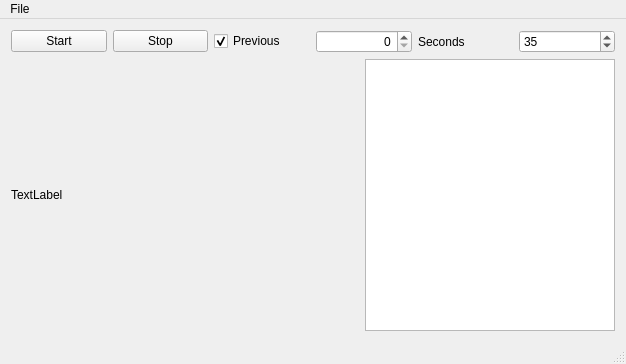
<?xml version="1.0" encoding="UTF-8"?>
<ui version="4.0">
 <class>MainWindow</class>
 <widget class="QMainWindow" name="MainWindow">
  <property name="geometry">
   <rect>
    <x>0</x>
    <y>0</y>
    <width>626</width>
    <height>364</height>
   </rect>
  </property>
  <property name="windowTitle">
   <string>MainWindow</string>
  </property>
  <widget class="QWidget" name="centralWidget">
   <layout class="QVBoxLayout" name="verticalLayout">
    <item>
     <layout class="QHBoxLayout" name="horizontalLayout">
      <item>
       <widget class="QPushButton" name="startButton">
        <property name="text">
         <string>Start</string>
        </property>
       </widget>
      </item>
      <item>
       <widget class="QPushButton" name="stopButton">
        <property name="text">
         <string>Stop</string>
        </property>
       </widget>
      </item>
      <item>
       <widget class="QCheckBox" name="previousCheck">
        <property name="text">
         <string>Previous</string>
        </property>
        <property name="checked">
         <bool>true</bool>
        </property>
       </widget>
      </item>
      <item>
       <widget class="QSpinBox" name="cameraLimit">
        <property name="layoutDirection">
         <enum>Qt::LeftToRight</enum>
        </property>
        <property name="alignment">
         <set>Qt::AlignRight|Qt::AlignTrailing|Qt::AlignVCenter</set>
        </property>
       </widget>
      </item>
      <item>
       <widget class="QLabel" name="label">
        <property name="text">
         <string>Seconds</string>
        </property>
       </widget>
      </item>
      <item>
       <widget class="QSpinBox" name="threshold">
        <property name="suffix">
         <string/>
        </property>
        <property name="minimum">
         <number>1</number>
        </property>
        <property name="maximum">
         <number>255</number>
        </property>
        <property name="value">
         <number>35</number>
        </property>
       </widget>
      </item>
     </layout>
    </item>
    <item>
     <layout class="QHBoxLayout" name="horizontalLayout_2">
      <item>
       <widget class="QLabel" name="imageLabel">
        <property name="sizePolicy">
         <sizepolicy hsizetype="Expanding" vsizetype="Expanding">
          <horstretch>0</horstretch>
          <verstretch>0</verstretch>
         </sizepolicy>
        </property>
        <property name="text">
         <string>TextLabel</string>
        </property>
       </widget>
      </item>
      <item>
       <widget class="QListWidget" name="listWidget">
        <property name="sizePolicy">
         <sizepolicy hsizetype="Minimum" vsizetype="Minimum">
          <horstretch>0</horstretch>
          <verstretch>0</verstretch>
         </sizepolicy>
        </property>
        <property name="maximumSize">
         <size>
          <width>250</width>
          <height>16777215</height>
         </size>
        </property>
       </widget>
      </item>
     </layout>
    </item>
   </layout>
  </widget>
  <widget class="QMenuBar" name="menuBar">
   <property name="geometry">
    <rect>
     <x>0</x>
     <y>0</y>
     <width>626</width>
     <height>21</height>
    </rect>
   </property>
   <widget class="QMenu" name="menuFile">
    <property name="title">
     <string>File</string>
    </property>
    <addaction name="actionOpenVideo"/>
   </widget>
   <addaction name="menuFile"/>
  </widget>
  <widget class="QStatusBar" name="statusBar"/>
  <action name="actionOpenVideo">
   <property name="text">
    <string>Open Video...</string>
   </property>
  </action>
 </widget>
 <layoutdefault spacing="6" margin="11"/>
 <resources/>
 <connections/>
</ui>
